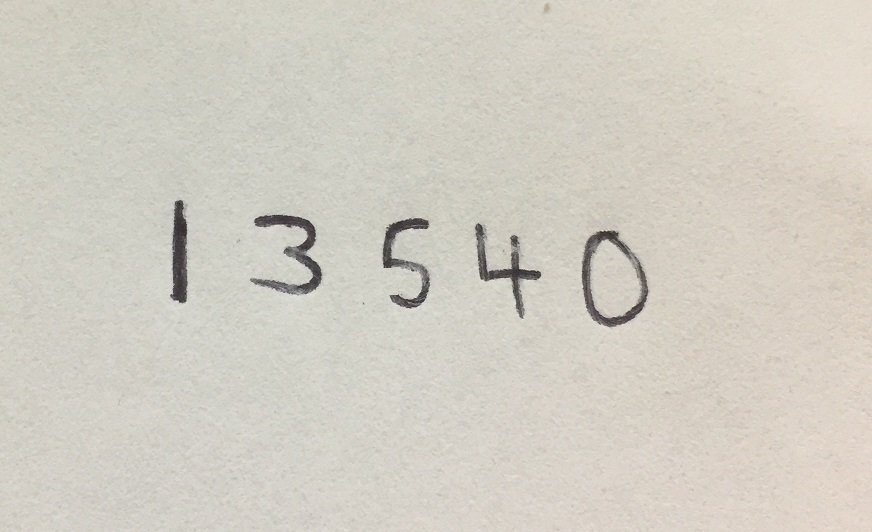
#> input picture images/digits.jpg, 872 x 532 px
$ python -i helpers.py   (imports and definitions only)
#> lines starting #> are read from the running program, lines starting #| are printed output that depends on the picture; after the words box and inside, x2 and y2 are one past the last pixel; in counts of white or black regions, pixels touching at a corner belong together
import cv2
import numpy as np

def process(img):
    kernel = cv2.getStructuringElement(cv2.MORPH_RECT, (2, 2))
    greyscale = img if len(img.shape) == 2 else cv2.cvtColor(img, cv2.COLOR_BGR2GRAY)
    denoise = cv2.GaussianBlur(greyscale, (9, 9), 0)
    thresh = cv2.adaptiveThreshold(denoise, 255, cv2.ADAPTIVE_THRESH_GAUSSIAN_C, cv2.THRESH_BINARY, 11, 2)
    inverted = cv2.bitwise_not(thresh, 0)
    morph = cv2.morphologyEx(inverted, cv2.MORPH_OPEN, kernel)
    dilated = cv2.dilate(morph, kernel, iterations=1)
    return dilated

def get_corners(img):
    contours, hire = cv2.findContours(img, cv2.RETR_EXTERNAL, cv2.CHAIN_APPROX_SIMPLE)
    contours = sorted(contours, key=lambda x: cv2.contourArea(x), reverse=True)
    largest_contour = np.squeeze(contours[0])

    sums = [sum(i) for i in largest_contour]
    differences = [i[0] - i[1] for i in largest_contour]

    top_left = np.argmin(sums)
    top_right = np.argmax(differences)
    bottom_left = np.argmax(sums)
    bottom_right = np.argmin(differences)

    corners = [largest_contour[top_left], largest_contour[top_right], largest_contour[bottom_left],
               largest_contour[bottom_right]]
    return corners

def transform(pts, img):
    pts = np.float32(pts)
    top_l, top_r, bot_l, bot_r = pts[0], pts[1], pts[2], pts[3]

    def pythagoras(pt1, pt2):
        return np.sqrt((pt2[0] - pt1[0]) ** 2 + (pt2[1] - pt1[1]) ** 2)

    width = int(max(pythagoras(bot_r, bot_l), pythagoras(top_r, top_l)))
    height = int(max(pythagoras(top_r, bot_r), pythagoras(top_l, bot_l)))
    square = max(width, height) // 9 * 9  # Making the image dimensions divisible by 9

    dim = np.array(([0, 0], [square - 1, 0], [square - 1, square - 1], [0, square - 1]), dtype='float32')
    matrix = cv2.getPerspectiveTransform(pts, dim)
    warped = cv2.warpPerspective(img, matrix, (square, square))
    return warped

def preprocessed(image):
    image = cv2.resize(image, (960, 540))
    image = cv2.cvtColor(image, cv2.COLOR_BGR2GRAY)
    processed = process(image)
    corners = get_corners(processed)
    warped_img = transform(corners, image)
    return warped_img

>>> import cv2
>>> picture = cv2.imread('../images/digits.jpg')
#> picture is the input picture: shape (532, 872, 3); mean B, G, R 195.2, 205.6, 209.7
>>> result = preprocessed(picture)
#> in preprocessed, `image = cv2.resize(image, (960, 540))`:
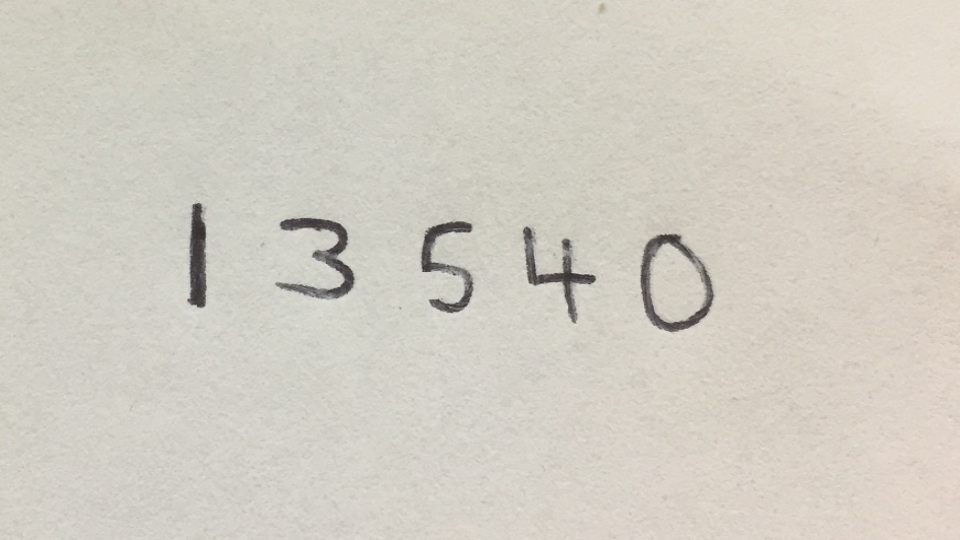
#> image: shape (540, 960, 3); mean of channels 0, 1, 2 195.1, 205.5, 209.6; drawn as B, G, R
#> in process, `thresh = cv2.adaptiveThreshold(denoise, 255, cv2.ADAPTIVE_THRESH_GAUSS..`:
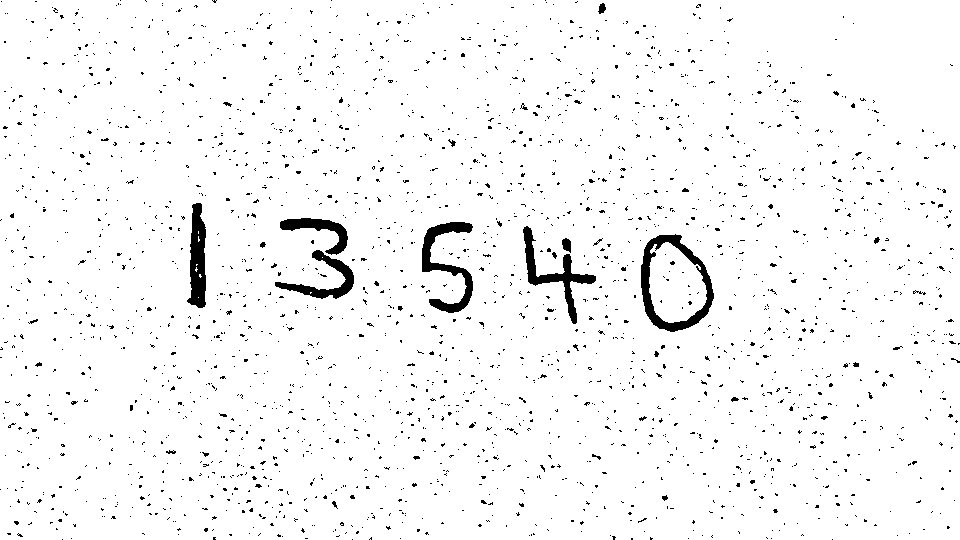
#> thresh: shape (540, 960); 96.5% white; 2299 black regions (2271 under 20 px), largest, box (x1, y1, x2, y2) and area: (641, 234, 714, 332) 1941, (422, 222, 473, 313) 1550, (523, 226, 596, 324) 1399
#> in process, `morph = cv2.morphologyEx(inverted, cv2.MORPH_OPEN, kernel)`:
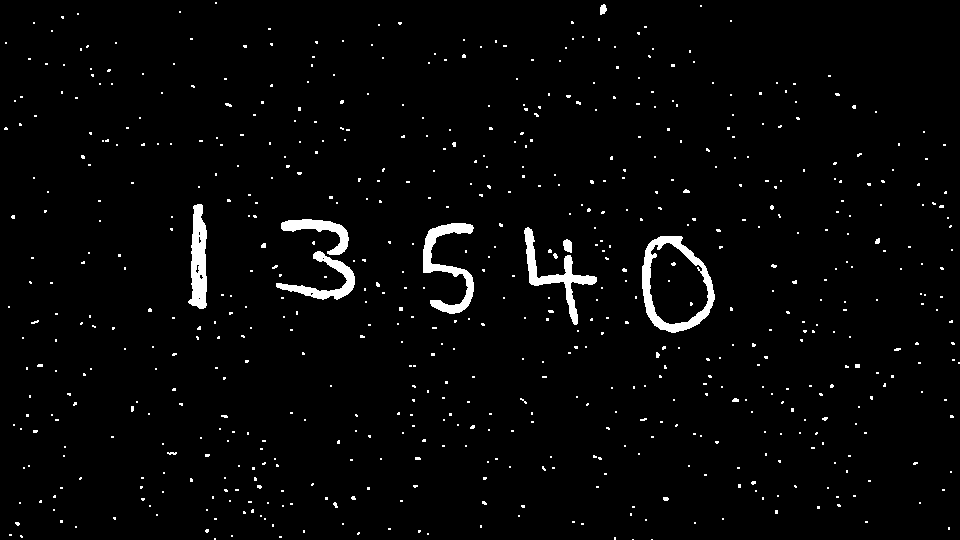
#> morph: shape (540, 960); 2.5% white; 657 white regions (641 under 20 px), largest, box (x1, y1, x2, y2) and area: (642, 236, 715, 333) 1936, (423, 223, 474, 314) 1550, (524, 227, 597, 325) 1394
#> in process, `dilated = cv2.dilate(morph, kernel, iterations=1)`:
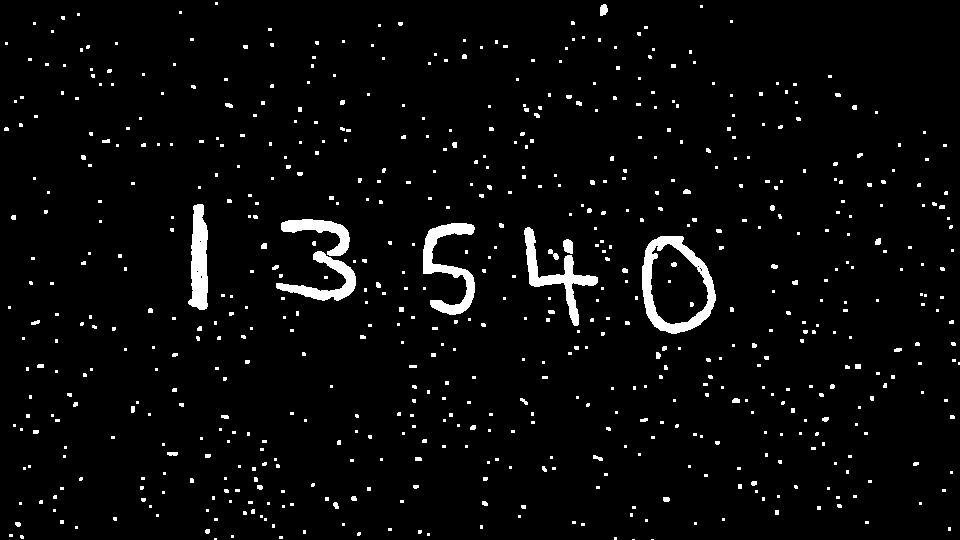
#> dilated: shape (540, 960); 3.6% white; 653 white regions (567 under 20 px)
#> in get_corners, `contours, hire = cv2.findContours(img, cv2.RETR_EXTERNAL, cv2.CHAIN_AP..`: contours = 650 contours, 629 with area under 20; largest, box (x1, y1, x2, y2) and area: (642, 236, 716, 334) 5427, (423, 223, 475, 315) 1602, (524, 227, 598, 326) 1434, (188, 204, 208, 310) 1426, (276, 251, 356, 301) 1116; hire = 650 rows, first 6: [1, -1, -1, -1], [2, 0, -1, -1], [3, 1, -1, -1], [4, 2, -1, -1], [5, 3, -1, -1], [6, 4, -1, -1]
#> in get_corners, `largest_contour = np.squeeze(contours[0])`: largest_contour = 118 pairs, first value 642 to 715, second value 236 to 333
#> in get_corners, `sums = [sum(i) for i in largest_contour]`: sums = 118 values, max 1024 at index 65, min 892 at index 6, mean 969.5
#> in get_corners, `differences = [i[0] - i[1] for i in largest_contour]`: differences = 118 values, max 446 at index 116, min 328 at index 36, mean 390.2
#> in get_corners, `top_left = np.argmin(sums)`: top_left = 6
#> in get_corners, `top_right = np.argmax(differences)`: top_right = 116
#> in get_corners, `bottom_left = np.argmax(sums)`: bottom_left = 65
#> in get_corners, `bottom_right = np.argmin(differences)`: bottom_right = 36
#> in get_corners, `corners = [largest_contour[top_left], largest_contour[top_right], larg..`: corners = [[652, 240], [683, 237], [700, 324], [654, 326]]
#> in transform, `top_l, top_r, bot_l, bot_r = pts[0], pts[1], pts[2], pts[3]`: top_l = [652, 240]; top_r = [683, 237]; bot_l = [700, 324]; bot_r = [654, 326]
#> in transform, `width = int(max(pythagoras(bot_r, bot_l), pythagoras(top_r, top_l)))`: width = 46
#> in transform, `height = int(max(pythagoras(top_r, bot_r), pythagoras(top_l, bot_l)))`: height = 96
#> in transform, `square = max(width, height) // 9 * 9`: square = 90
#> in transform, `dim = np.array(([0, 0], [square - 1, 0], [square - 1, square - 1], [0,..`: dim = [[0, 0], [89, 0], [89, 89], [0, 89]]
#> in transform, `matrix = cv2.getPerspectiveTransform(pts, dim)`: matrix = [[-2.79, 0.0648, 1801.7], [-0.14, -1.45, 438.8], [-0.00109, -0.00518, 1]]
#> in transform, `warped = cv2.warpPerspective(img, matrix, (square, square))`:
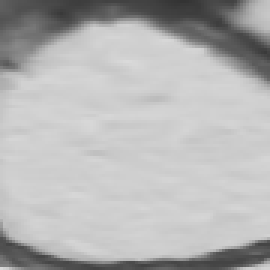
#> warped: shape (90, 90) (shown 3 times larger); min 51, max 218, mean 180.3
